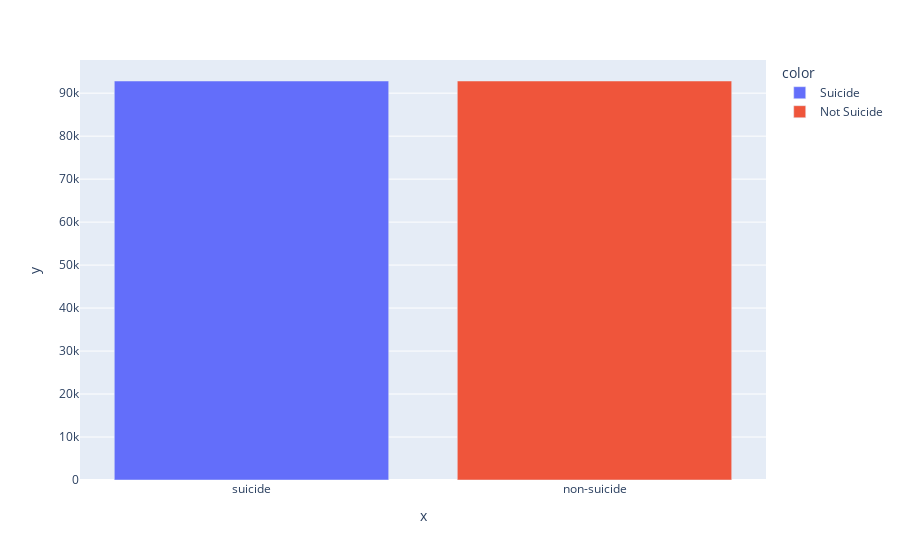

Here is the notebook cell this chart was saved with:
### Code cell
data=pd.read_csv('Suicide_Detection.csv', encoding='ISO-8859-1', low_memory=False)
print(data.head())

print(data['class'].value_counts())

print(data['class'].value_counts().index.values)

train_data,test_data=train_test_split(data,test_size=0.2,random_state=10)

print(train_data['class'].value_counts().index.values)

plx.bar(train_data,x=train_data['class'].value_counts().index.values,
        y=train_data['class'].value_counts(),color=['Suicide','Not Suicide'])

### Figure 1 — Plotly figure (JSON) as saved in the notebook; plotly's stock layout.template omitted (floating-point values rounded to 4 significant figures)
{"data": [{"alignmentgroup": "True", "hovertemplate": "color=Suicide<br>x=%{x}<br>y=%{y}<extra></extra>", "legendgroup": "Suicide", "marker": {"color": "#636efa", "pattern": {"shape": ""}}, "name": "Suicide", "offsetgroup": "Suicide", "orientation": "v", "showlegend": true, "textposition": "auto", "type": "bar", "x": ["suicide"], "xaxis": "x", "y": [92831], "yaxis": "y"}, {"alignmentgroup": "True", "hovertemplate": "color=Not Suicide<br>x=%{x}<br>y=%{y}<extra></extra>", "legendgroup": "Not Suicide", "marker": {"color": "#EF553B", "pattern": {"shape": ""}}, "name": "Not Suicide", "offsetgroup": "Not Suicide", "orientation": "v", "showlegend": true, "textposition": "auto", "type": "bar", "x": ["non-suicide"], "xaxis": "x", "y": [92828], "yaxis": "y"}], "layout": {"barmode": "relative", "legend": {"title": {"text": "color"}, "tracegroupgap": 0}, "margin": {"t": 60}, "xaxis": {"anchor": "y", "domain": [0, 1], "title": {"text": "x"}}, "yaxis": {"anchor": "x", "domain": [0, 1], "title": {"text": "y"}}}}
